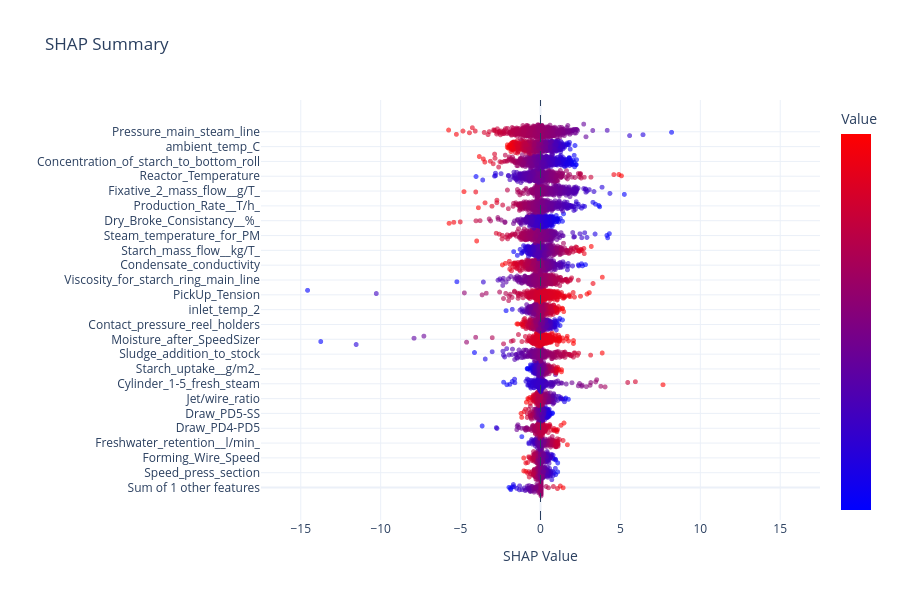

Notebook cell for this chart:
### Code cell
%matplotlib inline
import warnings
warnings.filterwarnings('ignore')
# =============================================================================
# SHAP Analysis using model_full (trained on all data)
# =============================================================================
import sys
sys.path.insert(0, str(Path.cwd().parent))
import cloudpickle
from utility import calculate_manual_shap, plotly_shap_beeswarm

# Load the full model
with open(best_path / 'model_full.pkl', 'rb') as f:
    art_full = cloudpickle.load(f)

# Load differenced data
dX_train = pd.read_parquet(best_path / 'dX_train.parquet')
dX_test = pd.read_parquet(best_path / 'dX_test.parquet')

results_shap = json.load(open(best_path / 'results.json'))
feat_cols_shap = results_shap['data']['feature_cols']
selected_shap = art_full.get('selected_features', feat_cols_shap)

# Get the estimator
raw_model_full = art_full['model']
est_full = getattr(raw_model_full, 'best_estimator_', raw_model_full)
if 'scaler' in art_full and art_full['scaler'] is not None:
    from sklearn.pipeline import Pipeline as SKPipeline
    est_full = SKPipeline([('scaler', art_full['scaler']), ('model', est_full)])

# Use ALL data as both reference and sample (model_full saw everything)
dX_all = pd.concat([dX_train, dX_test], ignore_index=False)

# Keep only selected features + grade col
model_cols = [c for c in selected_shap if c in dX_all.columns]

# Wrap model to drop AB_Grade_ID before predicting
class _ModelWrapperFull:
    def __init__(self, estimator, cols):
        self.estimator = estimator
        self.cols = cols
    def predict(self, X):
        Xf = X[self.cols] if isinstance(X, pd.DataFrame) else X
        return self.estimator.predict(Xf)

wrapped_full = _ModelWrapperFull(est_full, model_cols)

# Compute SHAP
grade_id = '6010120'  # or None for all grades
base, shap_vals, X_explain, feats = calculate_manual_shap(
    wrapped_full,
    X_sample=dX_all[model_cols + ['AB_Grade_ID']],
    X_reference=dX_all[model_cols + ['AB_Grade_ID']],
    grade_col='AB_Grade_ID',
    grade_id=grade_id,
)

print(f'SHAP (model_full): {shap_vals.shape[0]} samples, {shap_vals.shape[1]} features')
print(f'Grade: {grade_id}')

fig = plotly_shap_beeswarm(shap_vals, X_explain, feats, max_features=100)
fig.show()

### Figure 1 — Plotly figure (JSON) as saved in the notebook; plotly's stock layout.template omitted (floating-point values rounded to 4 significant figures; data arrays with more than 128 entries replaced by an {"elided": "..."} marker saying what was removed)
{"data": [{"customdata": {"elided": "1144 float values"}, "hovertemplate": "<b>Sum of other features</b><br>SHAP: %{x:.3f}<br>Value: %{customdata:.3f}<extra></extra>", "marker": {"color": {"elided": "1144 float values"}, "colorbar": {"showticklabels": false, "title": {"text": "Value"}}, "colorscale": [[0, "rgb(0,0,255)"], [1, "rgb(255,0,0)"]], "opacity": 0.6, "showscale": true, "size": 5}, "mode": "markers", "showlegend": false, "type": "scattergl", "x": {"elided": "1144 float values"}, "y": {"elided": "1144 float values"}}, {"customdata": {"elided": "1144 float values"}, "hovertemplate": "<b>Speed_press_section</b><br>SHAP: %{x:.3f}<br>Value: %{customdata:.3f}<extra></extra>", "marker": {"color": {"elided": "1144 float values"}, "colorscale": [[0, "rgb(0,0,255)"], [1, "rgb(255,0,0)"]], "opacity": 0.6, "showscale": false, "size": 5}, "mode": "markers", "showlegend": false, "type": "scattergl", "x": {"elided": "1144 float values"}, "y": {"elided": "1144 float values"}}, {"customdata": {"elided": "1144 float values"}, "hovertemplate": "<b>Forming_Wire_Speed</b><br>SHAP: %{x:.3f}<br>Value: %{customdata:.3f}<extra></extra>", "marker": {"color": {"elided": "1144 float values"}, "colorscale": [[0, "rgb(0,0,255)"], [1, "rgb(255,0,0)"]], "opacity": 0.6, "showscale": false, "size": 5}, "mode": "markers", "showlegend": false, "type": "scattergl", "x": {"elided": "1144 float values"}, "y": {"elided": "1144 float values"}}, {"customdata": {"elided": "1144 float values"}, "hovertemplate": "<b>Freshwater_retention__l/min_</b><br>SHAP: %{x:.3f}<br>Value: %{customdata:.3f}<extra></extra>", "marker": {"color": {"elided": "1144 float values"}, "colorscale": [[0, "rgb(0,0,255)"], [1, "rgb(255,0,0)"]], "opacity": 0.6, "showscale": false, "size": 5}, "mode": "markers", "showlegend": false, "type": "scattergl", "x": {"elided": "1144 float values"}, "y": {"elided": "1144 float values"}}, {"customdata": {"elided": "1144 float values"}, "hovertemplate": "<b>Draw_PD4-PD5</b><br>SHAP: %{x:.3f}<br>Value: %{customdata:.3f}<extra></extra>", "marker": {"color": {"elided": "1144 float values"}, "colorscale": [[0, "rgb(0,0,255)"], [1, "rgb(255,0,0)"]], "opacity": 0.6, "showscale": false, "size": 5}, "mode": "markers", "showlegend": false, "type": "scattergl", "x": {"elided": "1144 float values"}, "y": {"elided": "1144 float values"}}, {"customdata": {"elided": "1144 float values"}, "hovertemplate": "<b>Draw_PD5-SS</b><br>SHAP: %{x:.3f}<br>Value: %{customdata:.3f}<extra></extra>", "marker": {"color": {"elided": "1144 float values"}, "colorscale": [[0, "rgb(0,0,255)"], [1, "rgb(255,0,0)"]], "opacity": 0.6, "showscale": false, "size": 5}, "mode": "markers", "showlegend": false, "type": "scattergl", "x": {"elided": "1144 float values"}, "y": {"elided": "1144 float values"}}, {"customdata": {"elided": "1144 float values"}, "hovertemplate": "<b>Jet/wire_ratio</b><br>SHAP: %{x:.3f}<br>Value: %{customdata:.3f}<extra></extra>", "marker": {"color": {"elided": "1144 float values"}, "colorscale": [[0, "rgb(0,0,255)"], [1, "rgb(255,0,0)"]], "opacity": 0.6, "showscale": false, "size": 5}, "mode": "markers", "showlegend": false, "type": "scattergl", "x": {"elided": "1144 float values"}, "y": {"elided": "1144 float values"}}, {"customdata": {"elided": "1144 float values"}, "hovertemplate": "<b>Cylinder_1-5_fresh_steam</b><br>SHAP: %{x:.3f}<br>Value: %{customdata:.3f}<extra></extra>", "marker": {"color": {"elided": "1144 float values"}, "colorscale": [[0, "rgb(0,0,255)"], [1, "rgb(255,0,0)"]], "opacity": 0.6, "showscale": false, "size": 5}, "mode": "markers", "showlegend": false, "type": "scattergl", "x": {"elided": "1144 float values"}, "y": {"elided": "1144 float values"}}, {"customdata": {"elided": "1144 float values"}, "hovertemplate": "<b>Starch_uptake__g/m2_</b><br>SHAP: %{x:.3f}<br>Value: %{customdata:.3f}<extra></extra>", "marker": {"color": {"elided": "1144 float values"}, "colorscale": [[0, "rgb(0,0,255)"], [1, "rgb(255,0,0)"]], "opacity": 0.6, "showscale": false, "size": 5}, "mode": "markers", "showlegend": false, "type": "scattergl", "x": {"elided": "1144 float values"}, "y": {"elided": "1144 float values"}}, {"customdata": {"elided": "1144 float values"}, "hovertemplate": "<b>Sludge_addition_to_stock</b><br>SHAP: %{x:.3f}<br>Value: %{customdata:.3f}<extra></extra>", "marker": {"color": {"elided": "1144 float values"}, "colorscale": [[0, "rgb(0,0,255)"], [1, "rgb(255,0,0)"]], "opacity": 0.6, "showscale": false, "size": 5}, "mode": "markers", "showlegend": false, "type": "scattergl", "x": {"elided": "1144 float values"}, "y": {"elided": "1144 float values"}}, {"customdata": {"elided": "1144 float values"}, "hovertemplate": "<b>Moisture_after_SpeedSizer</b><br>SHAP: %{x:.3f}<br>Value: %{customdata:.3f}<extra></extra>", "marker": {"color": {"elided": "1144 float values"}, "colorscale": [[0, "rgb(0,0,255)"], [1, "rgb(255,0,0)"]], "opacity": 0.6, "showscale": false, "size": 5}, "mode": "markers", "showlegend": false, "type": "scattergl", "x": {"elided": "1144 float values"}, "y": {"elided": "1144 float values"}}, {"customdata": {"elided": "1144 float values"}, "hovertemplate": "<b>Contact_pressure_reel_holders</b><br>SHAP: %{x:.3f}<br>Value: %{customdata:.3f}<extra></extra>", "marker": {"color": {"elided": "1144 float values"}, "colorscale": [[0, "rgb(0,0,255)"], [1, "rgb(255,0,0)"]], "opacity": 0.6, "showscale": false, "size": 5}, "mode": "markers", "showlegend": false, "type": "scattergl", "x": {"elided": "1144 float values"}, "y": {"elided": "1144 float values"}}, {"customdata": {"elided": "1144 float values"}, "hovertemplate": "<b>inlet_temp_2</b><br>SHAP: %{x:.3f}<br>Value: %{customdata:.3f}<extra></extra>", "marker": {"color": {"elided": "1144 float values"}, "colorscale": [[0, "rgb(0,0,255)"], [1, "rgb(255,0,0)"]], "opacity": 0.6, "showscale": false, "size": 5}, "mode": "markers", "showlegend": false, "type": "scattergl", "x": {"elided": "1144 float values"}, "y": {"elided": "1144 float values"}}, {"customdata": {"elided": "1144 float values"}, "hovertemplate": "<b>PickUp_Tension</b><br>SHAP: %{x:.3f}<br>Value: %{customdata:.3f}<extra></extra>", "marker": {"color": {"elided": "1144 float values"}, "colorscale": [[0, "rgb(0,0,255)"], [1, "rgb(255,0,0)"]], "opacity": 0.6, "showscale": false, "size": 5}, "mode": "markers", "showlegend": false, "type": "scattergl", "x": {"elided": "1144 float values"}, "y": {"elided": "1144 float values"}}, {"customdata": {"elided": "1144 float values"}, "hovertemplate": "<b>Viscosity_for_starch_ring_main_line</b><br>SHAP: %{x:.3f}<br>Value: %{customdata:.3f}<extra></extra>", "marker": {"color": {"elided": "1144 float values"}, "colorscale": [[0, "rgb(0,0,255)"], [1, "rgb(255,0,0)"]], "opacity": 0.6, "showscale": false, "size": 5}, "mode": "markers", "showlegend": false, "type": "scattergl", "x": {"elided": "1144 float values"}, "y": {"elided": "1144 float values"}}, {"customdata": {"elided": "1144 float values"}, "hovertemplate": "<b>Condensate_conductivity</b><br>SHAP: %{x:.3f}<br>Value: %{customdata:.3f}<extra></extra>", "marker": {"color": {"elided": "1144 float values"}, "colorscale": [[0, "rgb(0,0,255)"], [1, "rgb(255,0,0)"]], "opacity": 0.6, "showscale": false, "size": 5}, "mode": "markers", "showlegend": false, "type": "scattergl", "x": {"elided": "1144 float values"}, "y": {"elided": "1144 float values"}}, {"customdata": {"elided": "1144 float values"}, "hovertemplate": "<b>Starch_mass_flow__kg/T_</b><br>SHAP: %{x:.3f}<br>Value: %{customdata:.3f}<extra></extra>", "marker": {"color": {"elided": "1144 float values"}, "colorscale": [[0, "rgb(0,0,255)"], [1, "rgb(255,0,0)"]], "opacity": 0.6, "showscale": false, "size": 5}, "mode": "markers", "showlegend": false, "type": "scattergl", "x": {"elided": "1144 float values"}, "y": {"elided": "1144 float values"}}, {"customdata": {"elided": "1144 float values"}, "hovertemplate": "<b>Steam_temperature_for_PM</b><br>SHAP: %{x:.3f}<br>Value: %{customdata:.3f}<extra></extra>", "marker": {"color": {"elided": "1144 float values"}, "colorscale": [[0, "rgb(0,0,255)"], [1, "rgb(255,0,0)"]], "opacity": 0.6, "showscale": false, "size": 5}, "mode": "markers", "showlegend": false, "type": "scattergl", "x": {"elided": "1144 float values"}, "y": {"elided": "1144 float values"}}, {"customdata": {"elided": "1144 float values"}, "hovertemplate": "<b>Dry_Broke_Consistancy__%_</b><br>SHAP: %{x:.3f}<br>Value: %{customdata:.3f}<extra></extra>", "marker": {"color": {"elided": "1144 float values"}, "colorscale": [[0, "rgb(0,0,255)"], [1, "rgb(255,0,0)"]], "opacity": 0.6, "showscale": false, "size": 5}, "mode": "markers", "showlegend": false, "type": "scattergl", "x": {"elided": "1144 float values"}, "y": {"elided": "1144 float values"}}, {"customdata": {"elided": "1144 float values"}, "hovertemplate": "<b>Production_Rate__T/h_</b><br>SHAP: %{x:.3f}<br>Value: %{customdata:.3f}<extra></extra>", "marker": {"color": {"elided": "1144 float values"}, "colorscale": [[0, "rgb(0,0,255)"], [1, "rgb(255,0,0)"]], "opacity": 0.6, "showscale": false, "size": 5}, "mode": "markers", "showlegend": false, "type": "scattergl", "x": {"elided": "1144 float values"}, "y": {"elided": "1144 float values"}}, {"customdata": {"elided": "1144 float values"}, "hovertemplate": "<b>Fixative_2_mass_flow__g/T_</b><br>SHAP: %{x:.3f}<br>Value: %{customdata:.3f}<extra></extra>", "marker": {"color": {"elided": "1144 float values"}, "colorscale": [[0, "rgb(0,0,255)"], [1, "rgb(255,0,0)"]], "opacity": 0.6, "showscale": false, "size": 5}, "mode": "markers", "showlegend": false, "type": "scattergl", "x": {"elided": "1144 float values"}, "y": {"elided": "1144 float values"}}, {"customdata": {"elided": "1144 float values"}, "hovertemplate": "<b>Reactor_Temperature</b><br>SHAP: %{x:.3f}<br>Value: %{customdata:.3f}<extra></extra>", "marker": {"color": {"elided": "1144 float values"}, "colorscale": [[0, "rgb(0,0,255)"], [1, "rgb(255,0,0)"]], "opacity": 0.6, "showscale": false, "size": 5}, "mode": "markers", "showlegend": false, "type": "scattergl", "x": {"elided": "1144 float values"}, "y": {"elided": "1144 float values"}}, {"customdata": {"elided": "1144 float values"}, "hovertemplate": "<b>Concentration_of_starch_to_bottom_roll</b><br>SHAP: %{x:.3f}<br>Value: %{customdata:.3f}<extra></extra>", "marker": {"color": {"elided": "1144 float values"}, "colorscale": [[0, "rgb(0,0,255)"], [1, "rgb(255,0,0)"]], "opacity": 0.6, "showscale": false, "size": 5}, "mode": "markers", "showlegend": false, "type": "scattergl", "x": {"elided": "1144 float values"}, "y": {"elided": "1144 float values"}}, {"customdata": {"elided": "1144 float values"}, "hovertemplate": "<b>ambient_temp_C</b><br>SHAP: %{x:.3f}<br>Value: %{customdata:.3f}<extra></extra>", "marker": {"color": {"elided": "1144 float values"}, "colorscale": [[0, "rgb(0,0,255)"], [1, "rgb(255,0,0)"]], "opacity": 0.6, "showscale": false, "size": 5}, "mode": "markers", "showlegend": false, "type": "scattergl", "x": {"elided": "1144 float values"}, "y": {"elided": "1144 float values"}}, {"customdata": {"elided": "1144 float values"}, "hovertemplate": "<b>Pressure_main_steam_line</b><br>SHAP: %{x:.3f}<br>Value: %{customdata:.3f}<extra></extra>", "marker": {"color": {"elided": "1144 float values"}, "colorscale": [[0, "rgb(0,0,255)"], [1, "rgb(255,0,0)"]], "opacity": 0.6, "showscale": false, "size": 5}, "mode": "markers", "showlegend": false, "type": "scattergl", "x": {"elided": "1144 float values"}, "y": {"elided": "1144 float values"}}], "layout": {"height": 600, "hovermode": "closest", "shapes": [{"line": {"dash": "dash", "width": 1}, "type": "line", "x0": 0, "x1": 0, "xref": "x", "y0": 0, "y1": 1, "yref": "y domain"}], "title": {"text": "SHAP Summary"}, "xaxis": {"range": [-17.49, 17.49], "title": {"text": "SHAP Value"}}, "yaxis": {"ticktext": ["Sum of 1 other features", "Speed_press_section", "Forming_Wire_Speed", "Freshwater_retention__l/min_", "Draw_PD4-PD5", "Draw_PD5-SS", "Jet/wire_ratio", "Cylinder_1-5_fresh_steam", "Starch_uptake__g/m2_", "Sludge_addition_to_stock", "Moisture_after_SpeedSizer", "Contact_pressure_reel_holders", "inlet_temp_2", "PickUp_Tension", "Viscosity_for_starch_ring_main_line", "Condensate_conductivity", "Starch_mass_flow__kg/T_", "Steam_temperature_for_PM", "Dry_Broke_Consistancy__%_", "Production_Rate__T/h_", "Fixative_2_mass_flow__g/T_", "Reactor_Temperature", "Concentration_of_starch_to_bottom_roll", "ambient_temp_C", "Pressure_main_steam_line"], "tickvals": [0, 1.3, 2.6, 3.9, 5.2, 6.5, 7.8, 9.1, 10.4, 11.7, 13, 14.3, 15.6, 16.9, 18.2, 19.5, 20.8, 22.1, 23.4, 24.7, 26, 27.3, 28.6, 29.9, 31.2], "title": {"text": ""}}}}
